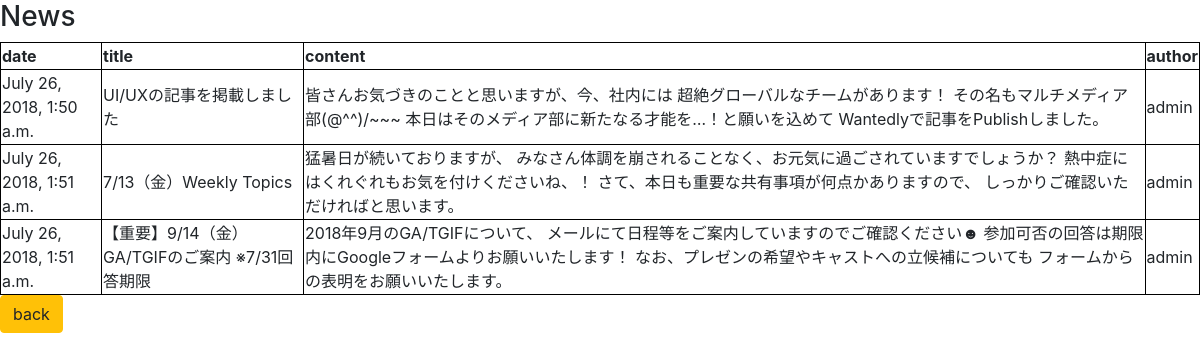
The page /news/ on the database as committed earlier.
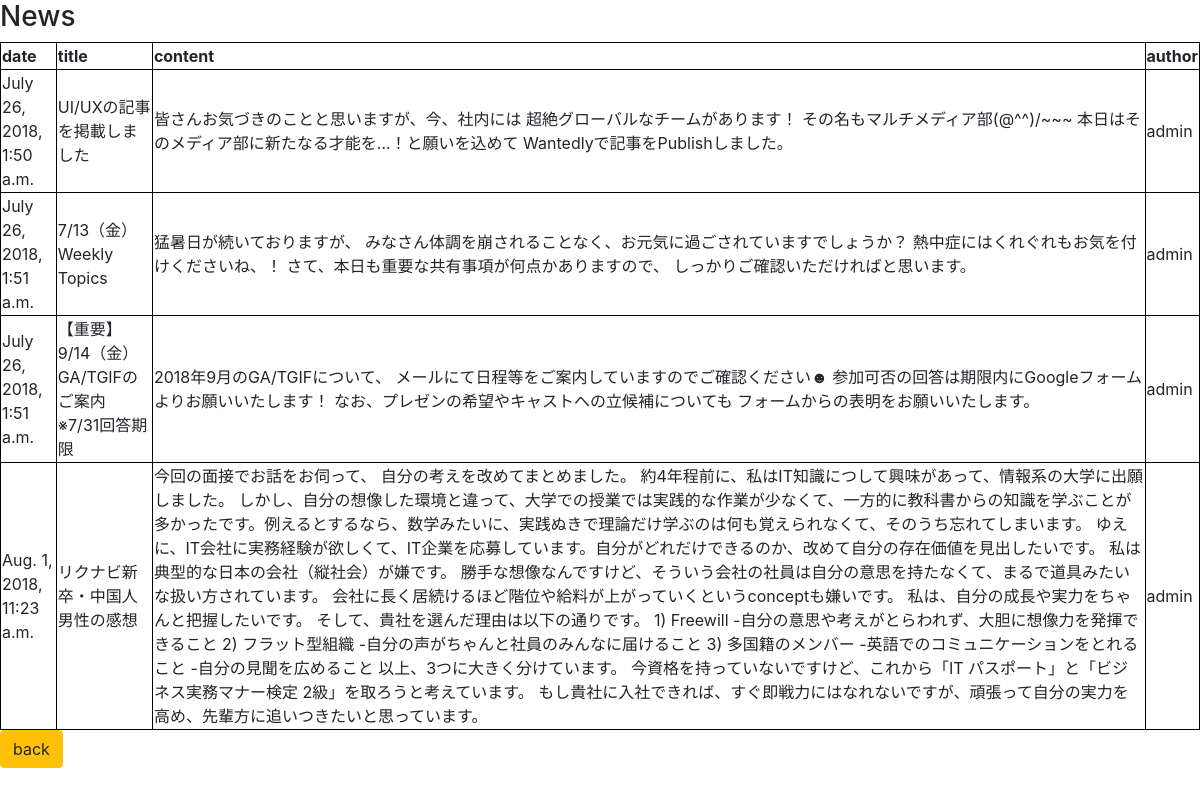
The same page on the database as committed later.
### news/models.py (models this page shows)
class News(models.Model):
    author = models.ForeignKey('auth.User', on_delete=models.CASCADE)
    title = models.CharField(max_length=200)
    content = models.TextField('Content')
    created_date = models.DateTimeField(
        default=timezone.now)

### news/views.py (the view)
# urls.py: url(r'^news/', include('news.urls')),
def news(request):
    news_title_list = News.objects.order_by('created_date')[:5]
    context = {'news_title_list': news_title_list}
    print('news')
    return render(request, 'news/news.html', context)

### news/templates/news/news.html (shortened to what this page needs)
<!DOCTYPE html>
<html lang="en">
<head>
    <link rel="stylesheet" href="https://stackpath.bootstrapcdn.com/bootstrap/4.1.2/css/bootstrap.min.css">
</head>
<body>
    <h3>News</h3>
    {% if news_title_list%}
     <table>
         <tr>
            <th>date</th>
            <th>title</th>
            <th>content</th>
            <th>author</th>
         </tr>
         {% for news in news_title_list %}
         <tr>
            <td>{{news.created_date}}</td>
            <td>{{news.title}}</td>
            <td>{{news.content}}</td>
            <td>{{news.author}}</td>
         </tr>
         {% endfor %}
     </table>
    {% else %}
        <p> No News</p>
    {% endif %}
    <button onclick="goBack()" class="btn btn-warning">back</button>
</body>
</html>

### news/templates/news/news.html (style rules this page uses)
table, th, td { border: 1px solid black; border-collapse: collapse; }

Rows that differ between the two databases and show on the page:
added News: created_date "Aug. 1, 2018, 11:23 a.m.", title "リクナビ新卒・中国人男性の感想", content "今回の面接でお話をお伺って、 自分の考えを改めてまとめました。 約4年程前に、私はIT知識につして興味があって、情報系の大学に出願しました。 しかし、自分の想像した環境と違って、大学での授業では実践的な作業が少なくて、一方的に教科書からの知識を学ぶことが多かったです。例えるとするなら、数学みたいに、実践ぬきで理論だけ学ぶのは何も覚えられなくて、そのうち忘れてしまいます。 ゆえに、IT会社に実務経験が欲しくて、IT企業を応募しています。自分がどれだけできるのか、改めて自分の存在価値を見出したいです。 私は典型的な日本の会社（縦社会）が嫌です。 勝手な想像なんですけど、そういう会社の社員は自分の意思を持たなくて、まるで道具みたいな扱い方されています。 会社に長く居続けるほど階位や給料が上がっていくというconceptも嫌いです。 私は、自分の成長や実力をちゃんと把握したいです。 そして、貴社を選んだ理由は以下の通りです。 1) Freewill -自分の意思や考えがとらわれず、大胆に想像力を発揮できること 2) フラット型組織 -自分の声がちゃんと社員のみんなに届けること 3) 多国籍のメンバー -英語でのコミュニケーションをとれること -自分の見聞を広めること 以上、3つに大きく分けています。 今資格を持っていないですけど、これから「IT パスポート」と「ビジネス実務マナー検定 2級」を取ろうと考えています。 もし貴社に入社できれば、すぐ即戦力にはなれないですが、頑張って自分の実力を高め、先輩方に追いつきたいと思っています。", author "admin"
